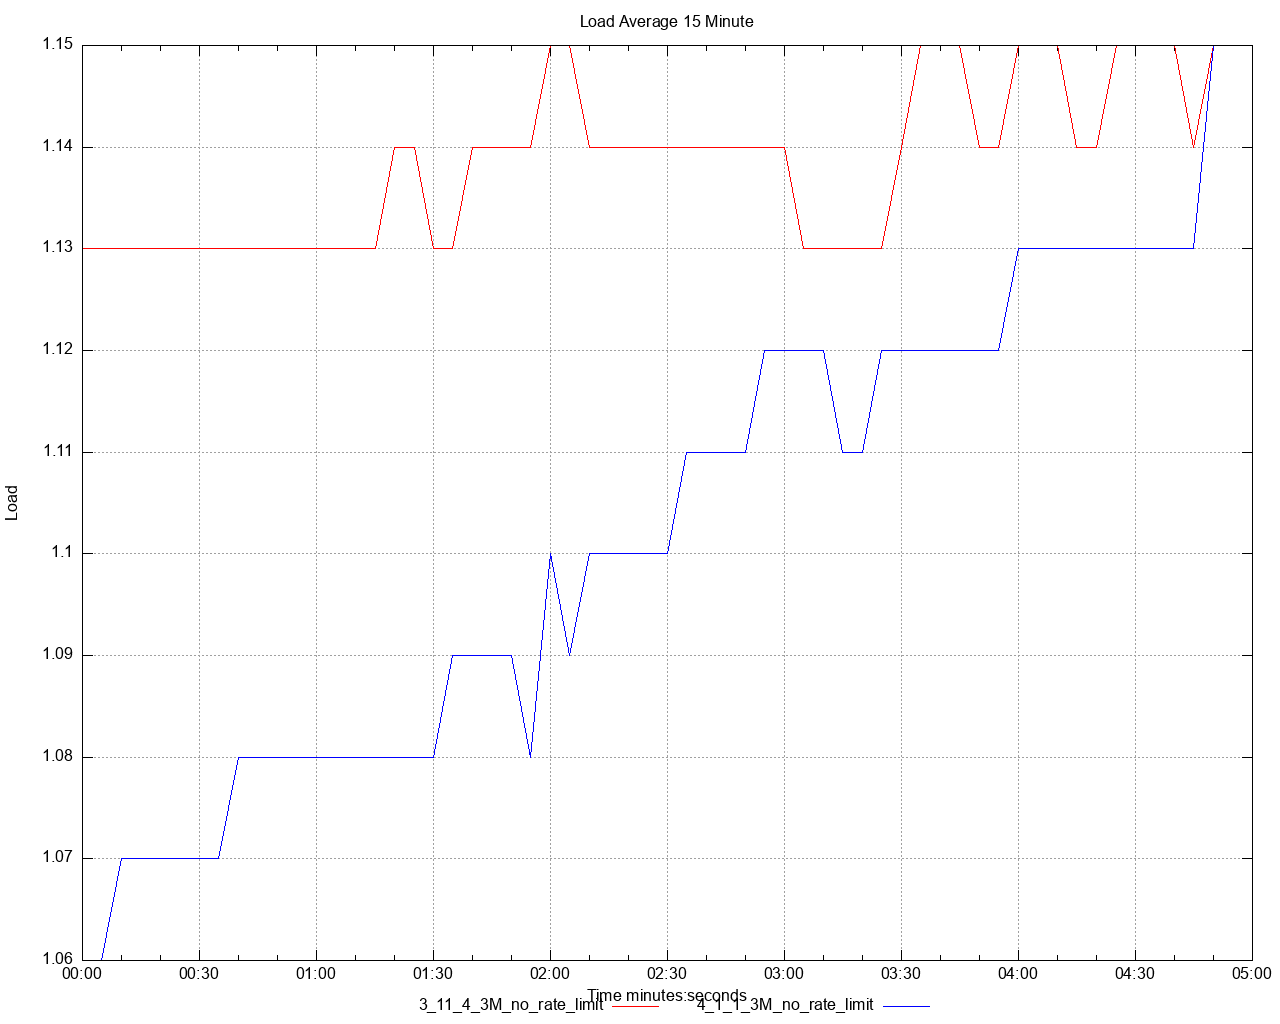

gnuplot code for this plot:
set title 'Load Average 15 Minute' noenhanced
set style data lines
set datafile separator ","
set terminal png size 1280,1024
set grid
set key below
set xdata time
set timefmt "%s"
offset = 0
t0(x)=(offset=($0==0) ? x : offset, x - offset)
set xlabel 'Time minutes:seconds'
set ylabel 'Load'
set output '/Users/ahmet.mircik/simulator/tests/report_3M_no_rate_limit/dstat/load_average_15m_A2.png'
plot \
   '/Users/ahmet.mircik/simulator/tests/report_3M_no_rate_limit/data/load_average_15m_A2_1.data' using (t0(timecolumn(1))):2 title "3_11_4_3M_no_rate_limit" noenhanced lt rgb "red", \
   '/Users/ahmet.mircik/simulator/tests/report_3M_no_rate_limit/data/load_average_15m_A2_2.data' using (t0(timecolumn(1))):2 title "4_1_1_3M_no_rate_limit" noenhanced lt rgb "blue", \
